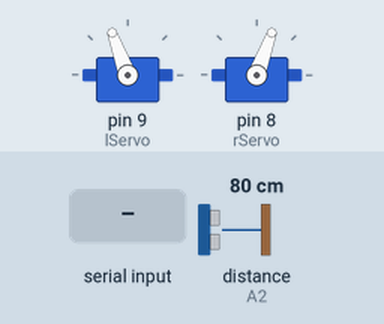
Simulated run of this sketch. Board: Arduino Uno, built with avr-gcc and run on an emulated ATmega328P. Parts: 2 × servo. The test bench sets the inputs (shaded band); at power-on: distance to the obstacle (sensor on A2) 80 cm. The echo pulse lasts 58.3 µs per cm; what the sketch prints to the serial monitor is not drawn.

Above: at 3.9 s.
4.0 s: distance to the obstacle (sensor on A2) set to 22 cm
5.5 s: distance to the obstacle (sensor on A2) set to 19 cm
At 6.09 s:
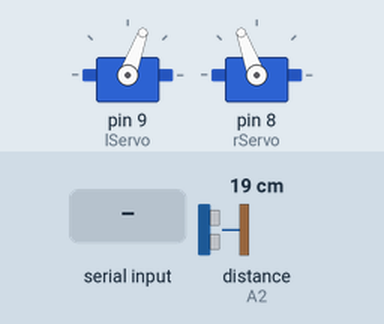
At 6.8 s:
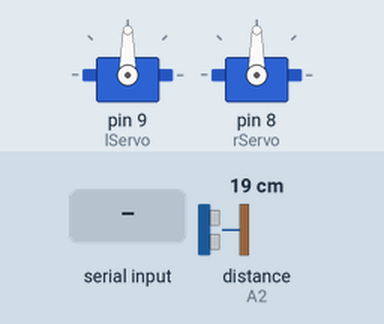
8.5 s: "R" received over Serial
11.5 s: "L" received over Serial
14.5 s: "F" received over Serial
Timing chart, 0 to 18.5 s (numbered marks = the images above; inputs shaded):
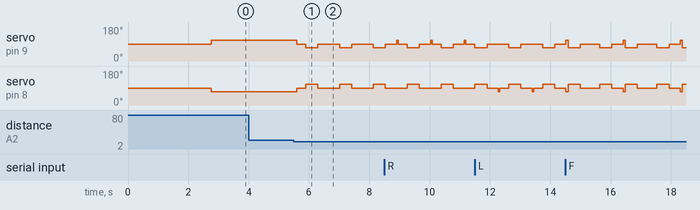

The sketch:

RobotCar.ino
```cpp
#include <Servo.h>          //Servo motor library. This is standard library
#include <NewPing.h>        //Ultrasonic sensor function library. You must install this library
#include <SoftwareSerial.h>
SoftwareSerial BTSerial (0,1);
char val;

//sensor pins
#define trig_pin A1 //analog input 1
#define echo_pin A2 //analog input 2

#define maximum_distance 200
boolean goesForward = false;
int distance = 100;

NewPing sonar(trig_pin, echo_pin, maximum_distance); //sensor function
 //our servo name
Servo lServo; //Higher value = forward
Servo rServo; //Lower value = forward


void setup(){
  Serial.begin(9600);
  //our servo pin
  lServo.attach(9);
  rServo.attach(8);
  delay(2000);
  distance = readPing();
  delay(100);
  distance = readPing();
  delay(100);
  distance = readPing();
  delay(100);
  distance = readPing();
  delay(100);

}

void loop(){
  while(Serial.available() > 0){
    val = Serial.read();
    Serial.println(val);
    }

   if( val == 'F'){
      forwardBtn();
    }
    if( val == 'R'){
     turnRight();
    }
    if( val == 'L'){
      turnLeft();
    }
    if( val == 'B'){
      backwardBtn();
    }
    if( val == 'S'){
      moveStop();
    }

  int distanceRight = 0;
  int distanceLeft = 0;
  delay(50);

  if (distance <= 20){
    moveStop();
    delay(300);
    moveBackward();
    delay(400);
    moveStop();
    delay(300);

    if (distance >= distanceLeft){
      turnRight();
      moveStop();
    }
    else{
      turnLeft();
      moveStop();
    }
  }
  else{
    moveForward();
  }
    distance = readPing();
}


int readPing(){
  delay(70);
  int cm = sonar.ping_cm();
  if (cm==0){
    cm=250;
  }
  return cm;
}

void moveStop(){
  lServo.write(90);
  rServo.write(90);
}

void forwardBtn(){
 lServo.write(110);
 rServo.write(70);

 distance = readPing();
  if (distance <= 20){
    moveStop();
    moveBackward();
    delay(400);
    moveStop();
    delay(300);
    }
}

void moveForward(){

  if(!goesForward){
    goesForward=true;
    lServo.write(110);
    rServo.write(70);
  }
}

void backwardBtn(){
  lServo.write(70);
  rServo.write(110);
}

void moveBackward(){

  goesForward=false;

  lServo.write(70);
  rServo.write(110);

}

void turnRight(){
  lServo.write(110);
  rServo.write(90);
}

void turnLeft(){
  lServo.write(90);
  rServo.write(70);
}
```

Measured:
- the behaviour switches between 21 and 20 cm on distance to the obstacle (sensor on A2) (found by bisection; images 0 and 1)
- after the input at 4.0 s, every drawn part: stays the same
- after the input at 5.5 s, servo on pin 9 (lServo): 110° → 90° after 0.09 s, then repeats every 1.1 s: 70° 0.40 s, 90° 0.72 s; servo on pin 8 (rServo): 70° → 90° after 0.09 s, then repeats every 1.1 s: 110° 0.40 s, 90° 0.72 s
